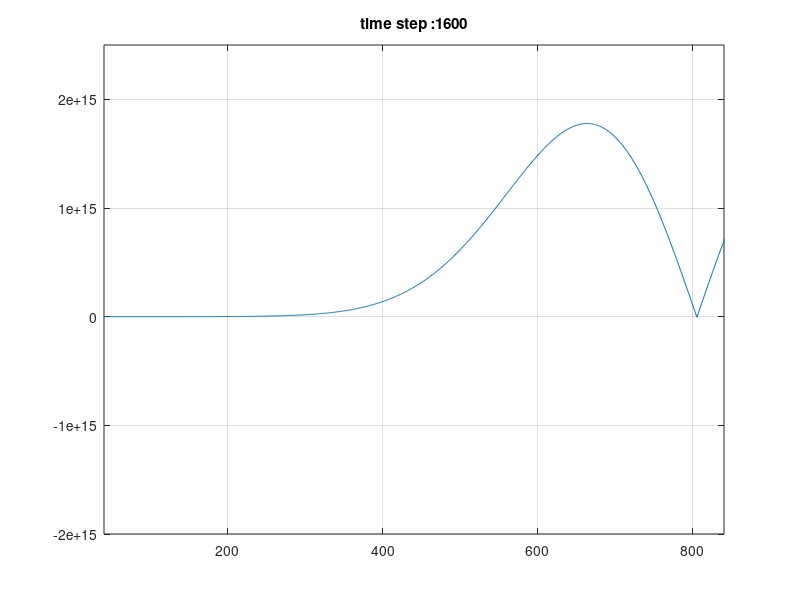

Write the MATLAB code that produced this figure.
%===================================
%    Shayan Dodge
%    MSc in Physics
% M: +98 935 741 67 63 
% E: dodgeshayan@gmail.com 
% A: Tehran, Iran 
%===================================
% FDTD 1D in free space with CPML 
% Gaussian
%===================================
clc
close all;
%===================================
% some constants
mu_0 = 1.2566370614359173e-06;   
eps_0= 8.8541878176203892e-12;   
C=299792458.0;      % speed of light
%===================================
% wave definition
amptidute=100;
frequency=110E9;
T=1/frequency;
lambda=C*T;
t0=4*T;
omega=2*pi*frequency;
%===================================
% FDTD variables
if exist('zZoneSize','var')==0
    zZoneSize=4;
else if zZoneSize<0
    zZoneSize=4;
    end
end
if exist('tZoneSize','var')==0
    tZoneSize=4;
else if zZoneSize<0
    tZoneSize=4;
    end
end
domainLength=zZoneSize*lambda;
totalTime=tZoneSize*T;
numberCellsPerWavelength=200;
%===================================
% CPML parameters
pmlWidth=40;
pmlOrder=4;
epsR=1;
sigmaMax=1;
kappaMax=15;
alphaMax=0.24;
alphaOrder=1;
%===================================
% domain definition
dz=lambda/numberCellsPerWavelength;
dt=dz/2/C;
totalTimeStep=floor(totalTime/dt);
nz=floor(domainLength/dz+2*pmlWidth);
nzp1=nz+1;
nzm1=nz-1;
ksource = nz-pmlWidth-35;
%% FDTD EM field arrarys
Ex=zeros(1,nzp1);
Hy=zeros(1,nz);
%===================================
% Coeficient for EM field updating
Cexe=1;
Cexhy=-dt/eps_0/dz;
Chyh=1;
Chyex=-dt/mu_0/dz;
%===================================
% CPML arrays
Psi_Ezy_zn=zeros(1,pmlWidth);
Psi_Ezy_zp=zeros(1,pmlWidth);
Psi_Hzx_zn=zeros(1,pmlWidth);
Psi_Hzx_zp=zeros(1,pmlWidth);
%===================================
% initial PML update coeficients
sigmaOpt=sigmaMax*(pmlOrder+1)/(sqrt(epsR)*150*pi*dz);
% zn side
rho_e=((pmlWidth:-1:1)-0.75)/pmlWidth;
rho_m=((pmlWidth:-1:1)-0.25)/pmlWidth;
sigma_e=sigmaOpt*abs(rho_e).^pmlOrder;
sigma_m=sigmaOpt*abs(rho_m).^pmlOrder;
kappa_e=1+(kappaMax-1)*abs(rho_e).^pmlOrder;
kappa_m=1+(kappaMax-1)*abs(rho_m).^pmlOrder;
alpha_e=alphaMax*abs(rho_e).^pmlOrder;
alpha_m=alphaMax*abs(rho_m).^pmlOrder;
cpml_b_e_n=exp((-dt/eps_0)...
    *((sigma_e./kappa_e)+alpha_e));
cpml_a_e_n=1/dz*(cpml_b_e_n-1).*sigma_e ...
    ./(kappa_e.*(sigma_e+kappa_e.*alpha_e));
cpml_b_m_n=exp((-dt/eps_0)...
    *((sigma_m./kappa_m)+alpha_m));
cpml_a_m_n=1/dz*(cpml_b_m_n-1).*sigma_m ...
    ./(kappa_m.*(sigma_m+kappa_m.*alpha_m));
b=0;%sigma_e*dt/2/eps_0;
Cexe_zn=(1-b)./(1+b);
CPsi_Ezy_zn=-dt./(1+b)/eps_0;
Cexhy_zn=CPsi_Ezy_zn./kappa_e/dz;
b=0;%sigma_m*dt/2/mu_0;
Chyh_zn=(1-b)./(1+b);
CPsi_Hzx_zn=-dt./(1+b)/mu_0;
Chyex_zn=CPsi_Hzx_zn./kappa_m/dz;
% zp side
rho_e=((1:1:pmlWidth)-0.75)/pmlWidth;
rho_m=((1:1:pmlWidth)-0.25)/pmlWidth;
sigma_e=sigmaOpt*abs(rho_e).^pmlOrder;
sigma_m=sigmaOpt*abs(rho_m).^pmlOrder;
kappa_e=1+(kappaMax-1)*abs(rho_e).^pmlOrder;
kappa_m=1+(kappaMax-1)*abs(rho_m).^pmlOrder;
alpha_e=alphaMax*abs(rho_e).^pmlOrder;
alpha_m=alphaMax*abs(rho_m).^pmlOrder;
cpml_b_e_p=exp((-dt/eps_0)...
    *((sigma_e./kappa_e)+alpha_e));
cpml_a_e_p=1/dz*(cpml_b_e_p-1).*sigma_e ...
    ./(kappa_e.*(sigma_e+kappa_e.*alpha_e));
cpml_b_m_p=exp((-dt/eps_0)...
    *((sigma_m./kappa_m)+alpha_m));
cpml_a_m_p=1/dz*(cpml_b_m_p-1).*sigma_m ...
    ./(kappa_m.*(sigma_m+kappa_m.*alpha_m));
b=0;%sigma_e*dt/2/eps_0;
Cexe_zp=(1-b)./(1+b);
CPsi_Ezy_zp=-dt./(1+b)/eps_0;
Cexhy_zp=CPsi_Ezy_zp./kappa_e/dz;
b=0;%sigma_m*dt/2/mu_0;
Chyh_zp=(1-b)./(1+b);
CPsi_Hzx_zp=-dt./(1+b)/mu_0;
Chyex_zp=CPsi_Hzx_zp./kappa_m/dz;
%===================================
% ===== FDTD loop ==================
%===================================
% some constants
%====== Gaussian Source ============
dtDivEps0DivDz=dt/eps_0/dz;
muSource=dtDivEps0DivDz*amptidute * -2.0 /T/T;
%====== Sine Source ================
% dtDivEps0DivDz=dt/eps_0/dz;
% muSource=dtDivEps0DivDz*amptidute * 2.0*pi*omega;
%===================================
% initial plot
figure;
h=plot(Ex);
set(gca,'ylim',[-2 2.5]*1e15);
set(gca,'xlim',[pmlWidth (nz-pmlWidth)]);
grid on;
%===================================
% point to test performace of CPML
ic=ksource+30;
cEx=zeros(1,totalTimeStep);
%===================================
% fdtd loop
for n=1:totalTimeStep
    %============================
    %update Hy
    %============================
    Psi_Hzx_zn=cpml_b_m_n.*Psi_Hzx_zn+cpml_a_m_n.*(Ex(2:pmlWidth+1)-Ex(1:pmlWidth));
    Psi_Hzx_zp=cpml_b_m_p.*Psi_Hzx_zp+cpml_a_m_p.*(Ex(nzp1-pmlWidth+1:nzp1)-Ex(nzp1-pmlWidth:nz));
    if sum(isnan(Psi_Hzx_zp))>0
        display('nan found');
    end
    Hy(1:pmlWidth)=Chyh_zn.*Hy(1:pmlWidth)+Chyex_zn.*(Ex(2:pmlWidth+1)-Ex(1:pmlWidth))+CPsi_Hzx_zn.*Psi_Hzx_zn;
    if sum(isnan(Hy))>0
        display('nan found');
    end
    Hy(nz-pmlWidth+1:nz)=Chyh_zp.*Hy(nz-pmlWidth+1:nz)+Chyex_zp.*(Ex(nzp1-pmlWidth+1:nzp1)-Ex(nzp1-pmlWidth:nz))+CPsi_Hzx_zp.*Psi_Hzx_zp;
    if sum(isnan(Hy))>0
        display('nan found');
    end
    % non pml region
    Hy(pmlWidth+1:nz-pmlWidth)=Chyh* Hy(pmlWidth+1:nz-pmlWidth)+Chyex*( Ex(pmlWidth+2:nzp1-pmlWidth)-Ex(pmlWidth+1:nz-pmlWidth)); 
    %===========================
    % update Ex
    %===========================
    Psi_Ezy_zn=cpml_b_e_n.*Psi_Ezy_zn+cpml_a_e_n.*(Hy(2:pmlWidth+1)-Hy(1:pmlWidth));
    Psi_Ezy_zp=cpml_b_e_p.*Psi_Ezy_zp+cpml_a_e_p.*(Hy(nzp1-pmlWidth:nz)-Hy(nz-pmlWidth:nzm1));
    if sum(isnan(Psi_Ezy_zp))>0
        display('nan found');
    end
    Ex(2:pmlWidth+1)=Cexe_zn.*Ex(2:pmlWidth+1)+Cexhy_zn.*(Hy(2:pmlWidth+1)-Hy(1:pmlWidth))+CPsi_Ezy_zn.*Psi_Ezy_zn;
    
    if sum(isnan(Ex))>0
        display('nan found');
    end
    Ex(nzp1-pmlWidth:nz)=Cexe_zp.*Ex(nzp1-pmlWidth:nz)+Cexhy_zp.*(Hy(nzp1-pmlWidth:nz)-Hy(nz-pmlWidth:nzm1))+CPsi_Ezy_zp.*Psi_Ezy_zp;
    if sum(isnan(Ex))>0
        display('nan found');
    end
    % non pml region
    Ex(pmlWidth+2:nz-pmlWidth)=Cexe* Ex(pmlWidth+2:nz-pmlWidth)+Cexhy*( Hy(pmlWidth+2:nz-pmlWidth)-Hy(pmlWidth+1:nzm1-pmlWidth)); 
    %==========================
    % update source
    %==========================
    Ex(ksource)=Ex(ksource)+muSource *(n * dt - t0)...
                    * exp(-(((n * dt - t0) / T).^2)); % Differentiated Gaussian pulse
%   Ex(ksource)=Ex(ksource)-amptidute *sin((n * dt - t0) * omega)/dz; % Sine source        
    %==========================
    % update figure
    %==========================
    if mod(n,30)==0||n==totalTimeStep
        set(h,'YData',Ex);
        title(gca,strcat('time step :' ,int2str(n)));
        pause(0.2);
    end
    %=========================
    % sample watched field
    %=========================
    cEx(n)=Ex(ic);    
end
